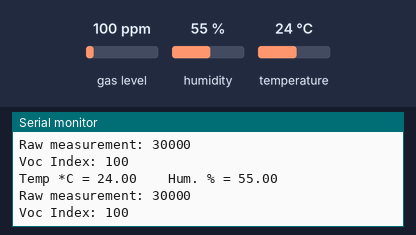
Recording of a sketch running on a simulated ESP32. On the bench: the last lines printed to the serial monitor. The test bench sets the inputs (shaded band); at power-on: gas level 100 ppm, humidity 55 %, temperature 24 °C.

Above: at 1.9 s.
2.0 s: gas level set to 20 ppm
At 3.1 s:
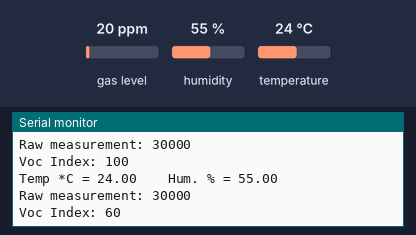
3.5 s: humidity set to 22 %
At 4.7 s:
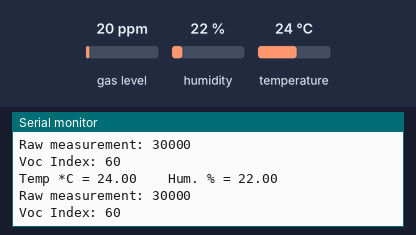
5.0 s: temperature set to 12 °C
At 6.1 s:
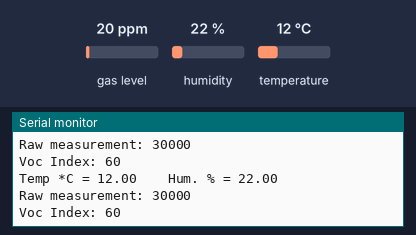

The sketch:

SGP40_SHT4x_VOC.ino
```cpp
/*
* This example code for SGP40 Air Quality Sensor plus Temperature and Humidity SHT41 module
* is used with ESP32 LPkit board.
* ESP32-LPkit reads data from SGP40 sensor and use Temperature and Humidity SHT41 module to calculate VOC index
* and shows on serial monitor
*
* SDA - GPIO21
* SCL - GPIO22
*
* Made by (c) laskakit.cz 2023
*
* Libraries
* https://github.com/adafruit/Adafruit_SGP40 Example is used
* https://github.com/adafruit/Adafruit_SHT4X
*/

#include <Wire.h>
#include "Adafruit_SGP40.h"
#include "Adafruit_SHT4x.h"

Adafruit_SGP40 sgp;
Adafruit_SHT4x sht4 = Adafruit_SHT4x();

void setup() {
  Serial.begin(115200);
  while (!Serial) { delay(10); } // Wait for serial console to open!

  Serial.println("SGP40 test with SHT41 compensation");

  if (! sgp.begin()){
    Serial.println("SGP40 sensor not found :(");
    while (1);
  }

 if (! sht4.begin()) {
    Serial.println("SHT4x not found");
    Serial.println("Check the connection");
    while (1) delay(1);
  }

  sht4.setPrecision(SHT4X_HIGH_PRECISION); // highest resolution
  sht4.setHeater(SHT4X_NO_HEATER); // no heater

  Serial.print("Found SHT4x + SGP40 serial #");
  Serial.print(sgp.serialnumber[0], HEX);
  Serial.print(sgp.serialnumber[1], HEX);
  Serial.println(sgp.serialnumber[2], HEX);
}

int counter = 0;
void loop() {
  uint16_t sraw;
  int32_t voc_index;

  sensors_event_t humidity, temp; // temperature and humidity variables
  sht4.getEvent(&humidity, &temp);

  float t = temp.temperature;
  Serial.print("Temp *C = "); Serial.print(t); Serial.print("\t\t");
  float h = humidity.relative_humidity;
  Serial.print("Hum. % = "); Serial.println(h);

  sraw = sgp.measureRaw(t, h);
  Serial.print("Raw measurement: ");
  Serial.println(sraw);

  voc_index = sgp.measureVocIndex(t, h);
  if(voc_index == 0) {
     Serial.println("Voc Index: Calibrating...");                       //colibrating the sensor
  } else {
    Serial.print("Voc Index: ");
    Serial.println(voc_index);       //Zobrazí na displeji Voc Index
  }

  delay(1000);
}
```

Measured:
- after the input at 2.0 s, the serial monitor: prints a new line after 0.24 s (image 1)
- after the input at 3.5 s, the serial monitor: prints a new line after 0.90 s (image 2)
- after the input at 5.0 s, the serial monitor: prints a new line after 0.49 s (image 3)
